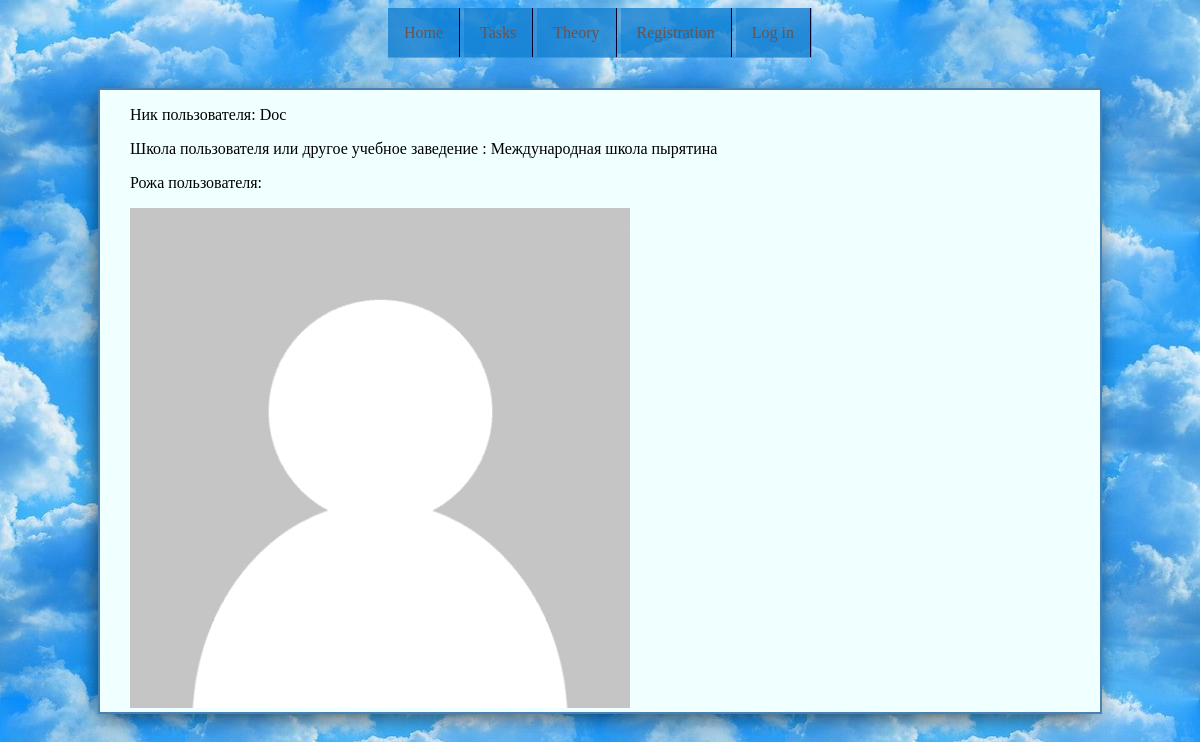
The page /profile/Doc/ on the database its author committed.
### Authorization/models.py (models this page shows, shortened)
class UserProfile(models.Model):
    user = models.OneToOneField(User)
    website = models.URLField(blank = True)
    picture = models.ImageField(upload_to='profile_images', blank=True,default="profile_images/no_avatar.png")
    school = models.CharField(max_length=60,blank= True)

### Authorization/views.py (the view)
# urls.py: url(r'profile/(?P<username>[\w\-]+)/$',profile),
def profile(request, username):
    user = User.objects.get( username=username)
    context_dict = {}
    user_d = UserProfile.objects.get(user = user)
    context_dict['user_p'] = user
    context_dict['user_d']=user_d
    return render(request,'registration/profile.html',context_dict)

### templates/registration/profile.html (shortened to what this page needs)
{% extends 'base.html' %}
{% load staticfiles %}
{% block body %}
    {% if user_p %}
        <p>Ник пользователя: {{ user_p.username }}</p>
            {% if user_d.school %}
        <p> Школа пользователя или другое учебное заведение : {{ user_d.school }}</p>
                {% endif %}
        <p>Рожа пользователя: </p>
        <img src=" {{ user_d.picture.url }} ">
    {% else %}
Пользователь не создан
    {% endif %}
{% endblock  %}

### static/main.css (style rules this page uses)
body { background-image: url("fon.jpeg"); }

### rows shown on the page
UserProfile: school "Международная школа пырятина", picture (placeholder picture)

### other values the page prints
{{ user_p.username }} "Doc"
